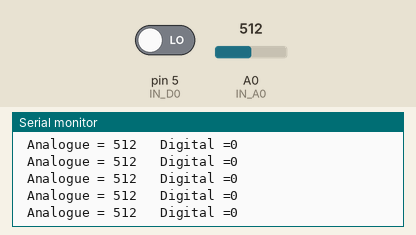
The sketch below on a simulated Arduino Uno, built with avr-gcc and run on an emulated ATmega328P. Parts: the last lines printed to the serial monitor. Inputs (shaded band) come from the test bench; at power-on: A0 (IN_A0) = 512, pin 5 (IN_D0) LOW.

Above: at 1.2 s.
1.3 s: A0 (IN_A0) set to 716
At 1.31 s:
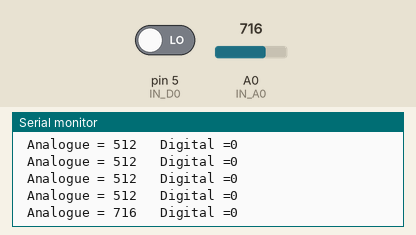
2.8 s: pin 5 (IN_D0) driven HIGH
At 2.82 s:
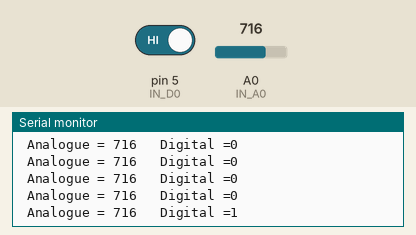
4.3 s: A0 (IN_A0) set to 900
At 4.33 s:
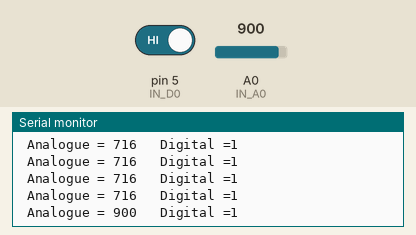
5.8 s: pin 5 (IN_D0) driven LOW
At 5.84 s:
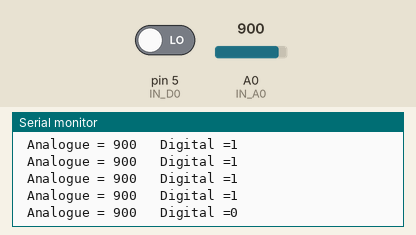
Timing chart, 0 to 8.3 s (numbered marks = the images above; inputs shaded):
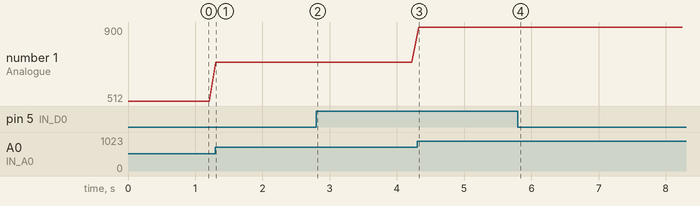

The sketch:

livello_acqua.ino
```cpp
const int IN_A0 = A0; // analog input
const int IN_D0 = 5; // digital input
void setup() {
  Serial.begin(9600);
  pinMode (IN_A0, INPUT);
  pinMode (IN_D0, INPUT);

}
  int value_A0;
  bool value_D0;

void loop() {
  value_A0 = analogRead(IN_A0); // reads the analog input from the IR distance sensor
  value_D0 = digitalRead(IN_D0);// reads the digital input from the IR distance sensor
  Serial.print(" Analogue = ");
  Serial.print(value_A0);
  Serial.print("\t Digital =");
  Serial.println(value_D0);
  delay(100);
}
```

Measured:
- after the input at 1.3 s, the serial monitor: prints a new line at once (image 1)
- after the input at 2.8 s, the serial monitor: prints a new line at once (image 2)
- after the input at 4.3 s, the serial monitor: prints a new line at once (image 3)
- after the input at 5.8 s, the serial monitor: prints a new line at once (image 4)
- plotted number 1: 512 → 716 after the input at 1.3 s, 716 → 900 after the input at 4.3 s
